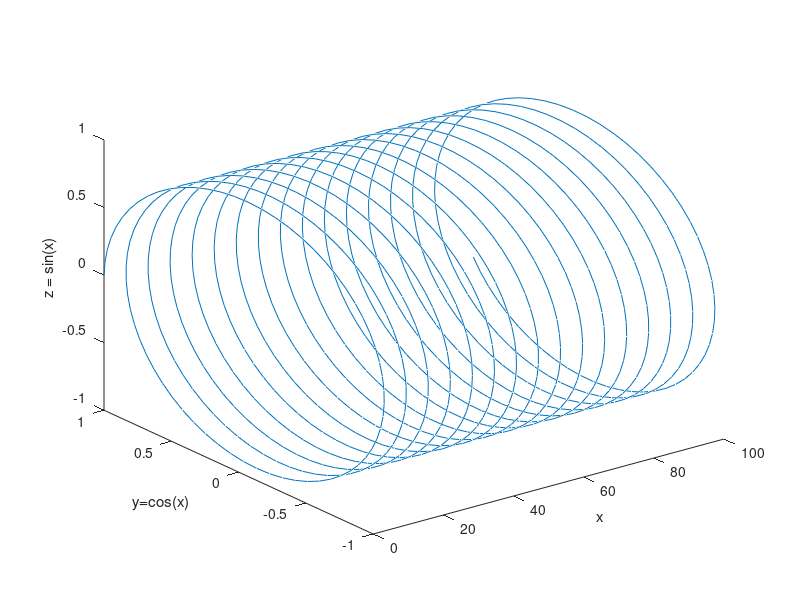
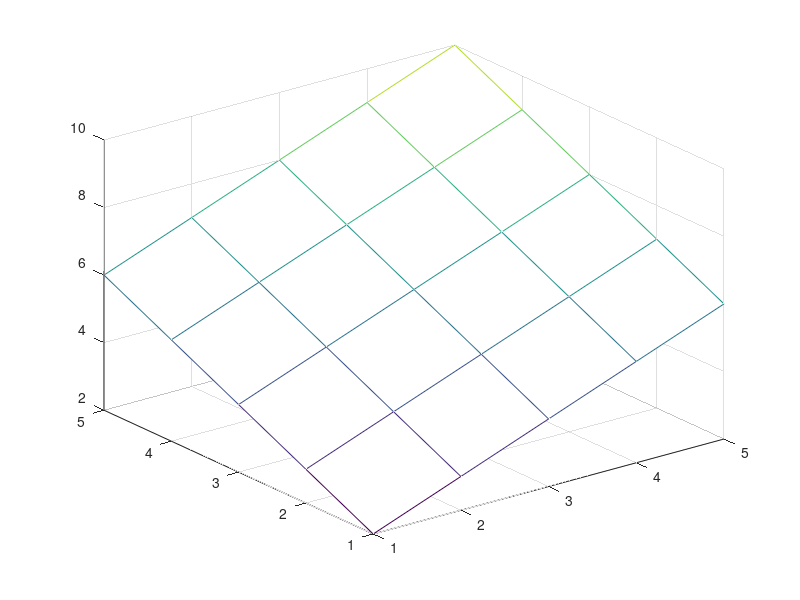
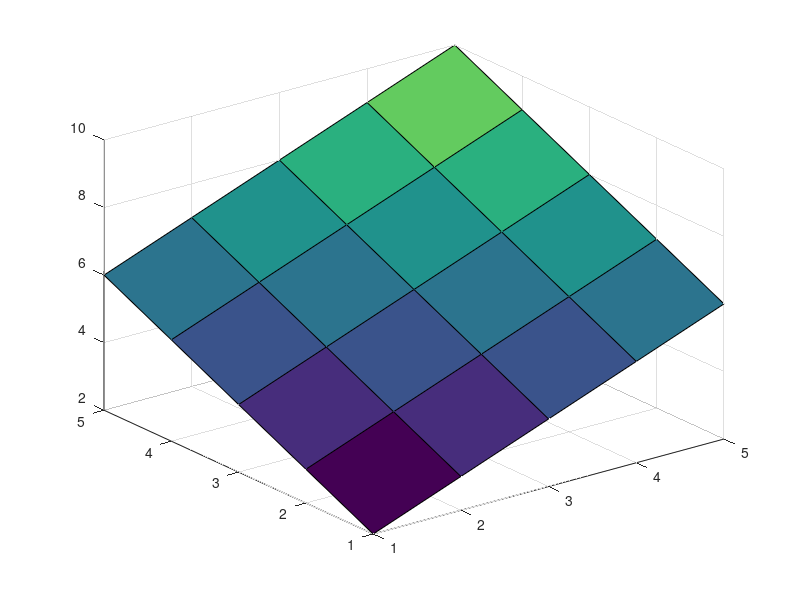

MATLAB code to generate these figures, in order:
% book : Signals and Systems Laboratory with MATLAB  
% authors : Alex Palamides & Anastasia Veloni
%
% 
%
%  Plotting in 3-D space 


%curve
x=0:.1:100;
y=cos(x);
z=sin(x);

plot3(x,y,z)

xlabel('x')
ylabel('y=cos(x)')
zlabel('z = sin(x)')





%surface
x=1:5;
y=1:5;

[X,Y]=meshgrid(x,y)
Z=X+Y

figure
mesh(X,Y,Z)

figure
surf(X,Y,Z)
